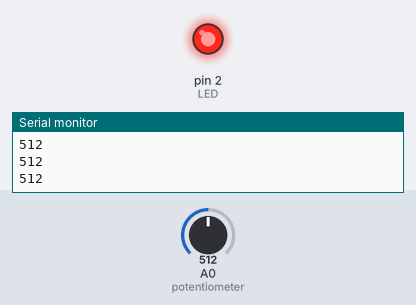
This sketch was run on a simulated Arduino Uno, built with avr-gcc and run on an emulated ATmega328P. Parts: output pins drawn as LEDs (lit = HIGH), the last lines printed to the serial monitor. Inputs (shaded band) come from the test bench; at power-on: A0 (potentiometer) = 512.

Above: at 1.2 s.
1.3 s: A0 (potentiometer) set to 409
2.8 s: A0 (potentiometer) set to 384
At 3.6 s:
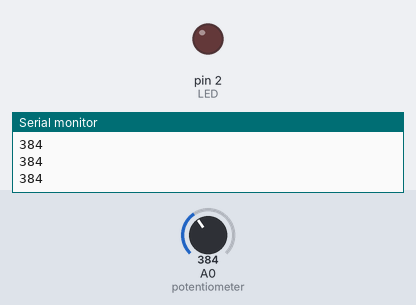
4.3 s: A0 (potentiometer) set to 410
At 4.7 s:
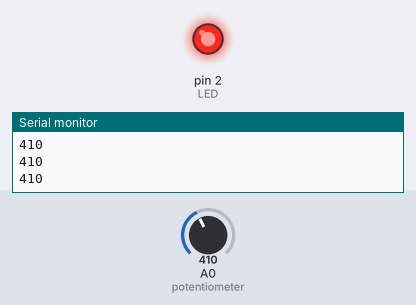
5.8 s: A0 (potentiometer) set to 390
At 7.1 s:
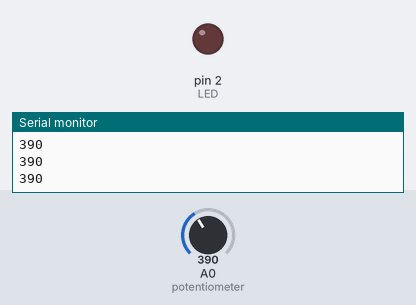
Timing chart, 0 to 8.3 s (numbered marks = the images above; inputs shaded):
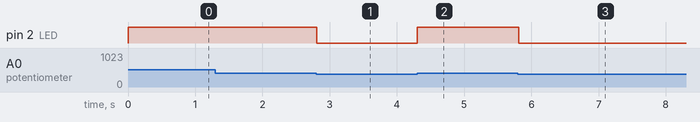

Measured:
- the behaviour switches between 400 and 399 on A0 (potentiometer) (found by bisection; images 0 and 1)
- after the input at 2.8 s, pin 2 (LED): HIGH → LOW at once
- after the input at 4.3 s, pin 2 (LED): LOW → HIGH at once
- after the input at 5.8 s, pin 2 (LED): HIGH → LOW at once

The sketch:

sketch.ino
```cpp
int LED = 2;  // init variable for LED to correspond with Digital Port 2

void setup() {  // the setup routine runs once when you press reset:
  pinMode(LED, OUTPUT);  // initialize digital pin LED_BUILTIN as an output.
  Serial.begin(9600);  // init serial communication at 9600 bits per second
}

void loop() {  // the loop routine runs over and over again forever:
  int knobValue = analogRead(A0);  // read the inputs on analog pin 0:
  Serial.println(knobValue);  // print out the value you read
  if (knobValue >= 400) digitalWrite(LED, HIGH);  // turn on led if knob value is over 400
  else digitalWrite(LED, LOW);  // turn off led if knob value is under 400
}
```
